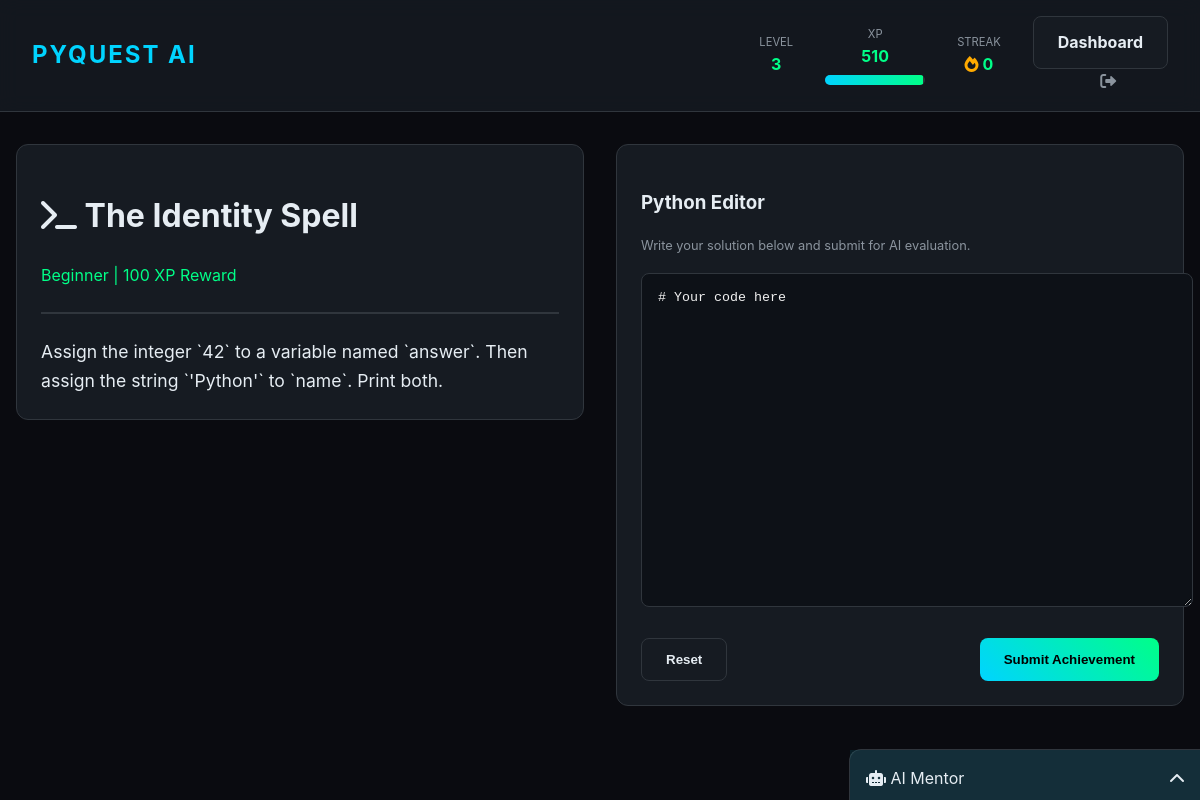
The page /challenges/1 (signed in) on the database its author committed.
### models/user.py (models this page shows, shortened)
class User(UserMixin, db.Model):
    __tablename__ = 'users'
    id = db.Column(db.Integer, primary_key=True)
    username = db.Column(db.String(64), index=True, unique=True, nullable=False)
    email = db.Column(db.String(120), index=True, unique=True, nullable=False)
    password_hash = db.Column(db.String(256))
    xp = db.Column(db.Integer, default=0)
    level = db.Column(db.Integer, default=1)
    streak_days = db.Column(db.Integer, default=0)
    last_completed_at = db.Column(db.DateTime)
    created_at = db.Column(db.DateTime, default=datetime.utcnow)

### models/challenge.py (models this page shows, shortened)
class Challenge(db.Model):
    __tablename__ = 'challenges'
    id = db.Column(db.Integer, primary_key=True)
    lesson_id = db.Column(db.Integer, db.ForeignKey('lessons.id'))
    title = db.Column(db.String(128), nullable=False)
    description = db.Column(db.Text, nullable=False)
    starter_code = db.Column(db.Text)
    solution_code = db.Column(db.Text)
    xp_reward = db.Column(db.Integer, default=100)
    difficulty = db.Column(db.String(20), default='Beginner')

### routes/challenge_routes.py (the view)
@challenge_bp.route('/<int:id>')
@login_required
def challenge_detail(id):
    challenge = Challenge.query.get_or_404(id)
    return render_template('challenges/detail.html', challenge=challenge)

### models/user.py (called while the page is built)
@login.user_loader
def load_user(id):
    return User.query.get(int(id))

### templates/challenges/detail.html (shortened to what this page needs)
{% extends "base.html" %}
{% block content %}
<div style="display: grid; grid-template-columns: 1fr 1fr; gap: 2rem;">
    <div>
        <div class="card">
            <h1><i class="fas fa-terminal"></i> {{ challenge.title }}</h1>
            <p class="difficulty-{{ challenge.difficulty.lower() }}">{{ challenge.difficulty }} | {{ challenge.xp_reward
                }} XP Reward</p>
            <hr style="border: 0.5px solid var(--border); margin: 1.5rem 0;">
            <div style="font-size: 1.1rem;">
                {{ challenge.description | safe }}
            </div>
        </div>
    </div>
    <div>
        <div class="card">
            <h3>Python Editor</h3>
            <p style="font-size: 0.8rem; color: var(--text-muted); margin-bottom: 1rem;">Write your solution below and
                submit for AI evaluation.</p>
            <textarea id="editor">{{ challenge.starter_code }}</textarea>
            <div style="display: flex; justify-content: space-between; margin-top: 1.5rem;">
                <button class="btn btn-secondary" onclick="resetEditor()">Reset</button>
                <button class="btn btn-primary" onclick="submitChallenge()">Submit Achievement</button>
            </div>
        </div>
    </div>
</div>
{% endblock %}

### templates/base.html (shortened to what this page needs)
<!DOCTYPE html>
<html lang="en">
<head>
    <link rel="stylesheet" href="{{ url_for('static', filename='css/styles.css') }}">
    <link rel="stylesheet" href="https://cdnjs.cloudflare.com/ajax/libs/font-awesome/6.0.0/css/all.min.css">
</head>
<body>
    <nav class="navbar">
        <a href="{{ url_for('auth.index') }}" class="nav-logo">PyQuest AI</a>
        {% if current_user.is_authenticated %}
        <div class="nav-stats">
            <div class="stat-item">
                <span class="stat-label">Level</span>
                <span class="stat-value">{{ current_user.level }}</span>
            </div>
            <div class="stat-item">
                <span class="stat-label">XP</span>
                <span class="stat-value">{{ current_user.xp }}</span>
                {% set next_xp = (100 * (current_user.level ** 1.5)) | int %}
                <div class="xp-progress-container" style="width: 100px;">
                    <div class="xp-progress-bar" id="xpBar"
                        style="width: {{ (current_user.xp / next_xp * 100) | int if next_xp > 0 else 0 }}%;"></div>
                </div>
            </div>
            <div class="stat-item">
                <span class="stat-label">Streak</span>
                <span class="stat-value"><i class="fas fa-fire" style="color: var(--neon-orange);"></i> {{
                    current_user.streak_days }}</span>
            </div>
            <div class="stat-item">
                <a href="{{ url_for('auth.dashboard') }}" class="btn btn-secondary btn-sm">Dashboard</a>
                <a href="{{ url_for('auth.logout') }}" style="color: var(--text-muted); margin-left:1rem;"><i
                        class="fas fa-sign-out-alt"></i></a>
            </div>
        </div>
        {% else %}
        <div>
            <a href="{{ url_for('auth.login') }}" class="btn btn-secondary">Login</a>
            <a href="{{ url_for('auth.register') }}" class="btn btn-primary" style="margin-left: 1rem;">Start Quest</a>
        </div>
        {% endif %}
    </nav>
    <div class="container">
        {% block content %}{% endblock %}
    </div>
    {% if current_user.is_authenticated %}
    <div class="mentor-panel" id="mentorPanel">
        <div class="mentor-header" onclick="toggleMentor()">
            <span><i class="fas fa-robot"></i> AI Mentor</span>
            <i class="fas fa-chevron-up" id="mentorChevron"></i>
        </div>
    </div>
    {% endif %}
</body>
</html>

### static/css/styles.css (style rules this page uses)
:root { --bg-dark: #0a0b10; --bg-card: #161b22; --neon-green: #00ff88; --neon-orange: #ffaa00; --neon-red: #ff4d4d; --neon-blue: #00d4ff; --text-main: #e6edf3; --text-muted: #8b949e; --border: #30363d; }
body { background-color: var(--bg-dark); color: var(--text-main); font-family: 'Inter', -apple-system, BlinkMacSystemFont, "Segoe UI", Roboto, sans-serif; margin: 0; padding: 0; line-height: 1.6; }
.navbar { background: rgba(22, 27, 34, 0.8); backdrop-filter: blur(10px); border-bottom: 1px solid var(--border); padding: 1rem 2rem; display: flex; justify-content: space-between; align-items: center; position: sticky; top: 0; z-index: 1000; }
.nav-logo { font-size: 1.5rem; font-weight: bold; color: var(--neon-blue); text-decoration: none; text-transform: uppercase; letter-spacing: 2px; }
.nav-stats { display: flex; gap: 2rem; align-items: center; }
.stat-item { display: flex; flex-direction: column; align-items: center; }
.stat-value { font-weight: bold; color: var(--neon-green); }
.stat-label { font-size: 0.7rem; color: var(--text-muted); text-transform: uppercase; }
.container { max-width: 1200px; margin: 2rem auto; padding: 0 1rem; }
.card { background: var(--bg-card); border: 1px solid var(--border); border-radius: 12px; padding: 1.5rem; margin-bottom: 1.5rem; transition: transform 0.2s, box-shadow 0.2s; }
.btn { padding: 0.8rem 1.5rem; border-radius: 8px; border: none; cursor: pointer; font-weight: bold; text-decoration: none; display: inline-block; transition: opacity 0.2s; }
.btn-primary { background: linear-gradient(45deg, #00d4ff, #00ff88); color: #000; }
.btn-secondary { background: var(--bg-card); color: var(--text-main); border: 1px solid var(--border); }
.xp-progress-container { width: 100%; height: 10px; background: #30363d; border-radius: 5px; margin-top: 5px; overflow: hidden; }
.xp-progress-bar { height: 100%; background: linear-gradient(90deg, var(--neon-blue), var(--neon-green)); width: 0%; transition: width 0.5s ease-out; }
.difficulty-beginner { color: var(--neon-green); }
.mentor-panel { position: fixed; right: 0; bottom: 0; width: 350px; height: 500px; background: var(--bg-card); border-left: 1px solid var(--border); border-top: 1px solid var(--border); border-top-left-radius: 12px; display: flex; flex-direction: column; z-index: 1001; transform: translateY(450px); transition: transform 0.3s cubic-bezier(0.4, 0, 0.2, 1); }
.mentor-header { padding: 1rem; background: rgba(0, 212, 255, 0.1); border-bottom: 1px solid var(--border); cursor: pointer; display: flex; justify-content: space-between; align-items: center; }
#editor { width: 100%; height: 300px; background: #0d1117; color: #f0f0f0; font-family: 'Courier New', Courier, monospace; padding: 1rem; border: 1px solid var(--border); border-radius: 8px; resize: vertical; }

### rows shown on the page
User: level "3", xp "510", streak_days "0"
Challenge: title "The Identity Spell", difficulty "Beginner", xp_reward "100", description "Assign the integer `42` to a variable named `answer`. Then assign the string `'Python'` to `name`. Print both.", starter_code "# Your code here"
